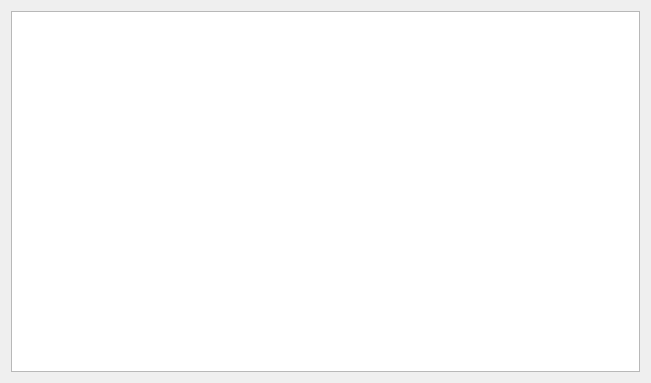
<?xml version="1.0" encoding="UTF-8"?>
<ui version="4.0">
 <class>SymbolSelector</class>
 <widget class="QWidget" name="SymbolSelector">
  <property name="geometry">
   <rect>
    <x>0</x>
    <y>0</y>
    <width>651</width>
    <height>383</height>
   </rect>
  </property>
  <property name="windowTitle">
   <string>Symbol Selection</string>
  </property>
  <layout class="QGridLayout" name="gridLayout">
   <item row="0" column="0">
    <widget class="SymbolListWidget" name="SymbolTable"/>
   </item>
  </layout>
 </widget>
 <customwidgets>
  <customwidget>
   <class>SymbolListWidget</class>
   <extends>QListWidget</extends>
   <header>src/SymbolListWidget.h</header>
  </customwidget>
 </customwidgets>
 <resources/>
 <connections/>
</ui>
